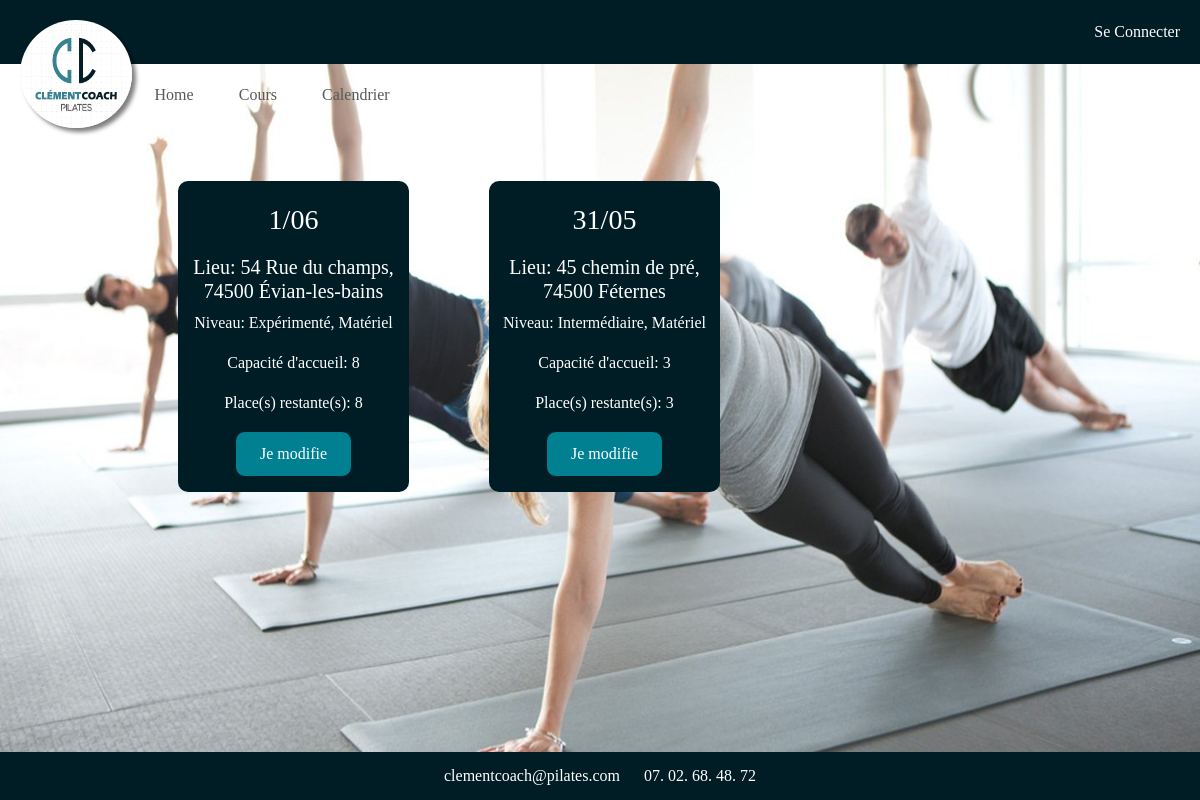
The app's page /admin.php with its own data.
### tables this page shows
CREATE TABLE `reservation` (
  `id` int(11) NOT NULL,
  `date` date NOT NULL,
  `hour` varchar(50) NOT NULL,
  `address` varchar(500) NOT NULL,
  `equipment` int(11) NOT NULL,
  `level` varchar(50) NOT NULL,
  `capacity` int(11) NOT NULL,
  `limitation` int(11) DEFAULT NULL
);

### Controller/ReservationController.php (called while the page is built, shortened)
<?php
require_once ('Model/Reservation.php');
class ReservationController {
    private $pdo;
    public function setPdo(PDO $pdo)
    {
        $this->pdo = $pdo;
        return $this;
    }
    public function getAll() : array
    {
        $reservations = [];
        $stmt = $this->pdo->query("SELECT * FROM `reservation`");
        $data = $stmt->fetchAll(PDO::FETCH_ASSOC);
        foreach($data as $reservation){
            $reservations[] = new Reservation($reservation);
        }
        return $reservations;
    }
}
?>

### Model/Reservation.php (called while the page is built, shortened)
<?php
class Reservation {
    private $date;
    private $address;
    private $equipment;
    private $level;
    private $capacity;
    private $limitation;
    public function hydrate(array $data){
        foreach ($data as $key =>$value){
            $method ="set".ucfirst($key);
        }
    }
    public function setId(int $id): self
    {
        return $this;
    }
    public function getDate()
    {
        return $this->date;
    }
    public function setDate(string $date): self
    {
        $this->date = $date;
        return $this;
    }
    public function setHour(string $hour): self
    {
        return $this;
    }
    public function getAddress(): string
    {
        return $this->address;
    }
    public function setAddress(string $address): self
    {
        $this->address = $address;
        return $this;
    }
    public function getEquipment(): int
    {
        return $this->equipment;
    }
    public function setEquipment(int $equipment): self
    {
        if ($equipment == 0 || $equipment == 1 ) {
            $this->equipment = $equipment;
        }
        return $this;
    }
    public function getLevel(): string
    {
        return $this->level;
    }
    public function setLevel(string $level): self
    {
        if ($level === 'débutant' || 'intermédiaire' || 'expérimenté') {
            $this->level = $level;
        }
        return $this;
    }
    public function getCapacity(): int
    {
        return $this->capacity;
    }
    public function setCapacity(int $capacity): self
    {
        if ($capacity > 0) {
            $this->capacity = $capacity;
        }
        return $this;
    }
    public function getLimitation(): int
    {
        return $this->limitation;
    }
    public function setLimitation(int $limitation): self
    {
        if ($limitation > 0) {
            $this->limitation = $limitation;
        }
        return $this;
    }
}
?>

### admin.php (the view, shortened to what this page needs)
<?php
require_once('Model/header.php');
require_once('Controller/ReservationController.php');
$reservationController = new reservationController();
$reservations = $reservationController->getAll();
?>
<div class="container-flex w-75 mx-auto">
    <div class="row">
        <?php foreach($reservations as $key => $reservation):
            $date = $reservation->getDate();
            $date = new DateTime($date);?>
            <form class="modal-col col-3" action="updateReservation.php" method="POST">
                <div class="text-center">
                    <h3><?= $date->format('j/m')?></h3>
                    <h5>Lieu: <?= $reservation->getAddress()?></h5>
                    <p>Niveau:
                        <?= ucfirst($reservation->getLevel())?>,
                        <?php
                        if ($reservation->getEquipment() === 1){
                            echo('Matériel');
                        } else {
                            echo('Sans matériel');
                        }?>
                    </p>
                    <p>Capacité d'accueil: <?= $reservation->getCapacity()?></p>
                    <p>Place(s) restante(s): <?= $reservation->getLimitation()?></p>
                    <button type="submit" class="button-custom px-4">Je modifie</button>
                </div>
            </form>
        <?php endforeach; ?>
    </div>
</div>
<?php
require_once ('Model/footer.php');
?>

### Model/header.php (shortened to what this page needs)
<!DOCTYPE html>
<html lang="fr">
<head>
    <link href="https://cdn.jsdelivr.net/npm/bootstrap@5.3.0-alpha3/dist/css/bootstrap.min.css" rel="stylesheet">
    <link rel="stylesheet" href="Assets/css/index.css">
</head>
<body>
    <header>
        <img class="logo" src='Assets/img/logo.png' alt="Logo"/>
<?php
   if($_SESSION["user"]){
        if($_SESSION["name"] === 'Admin' && $_SESSION["email"] === 'clementcoach@pilates.com'){
            echo ("<a href='logout.php'>Déconnexion</a>");
            echo ("<a href='admin.php'>Gérer mes créneaux</a>");
            echo ("<a href='newReservation.php'>Ajouter un nouveau créneau</a>");
            echo ("<a href='hostingProposition.php'>Propositions de créneau</a>");
        } else {
            echo ("<a href='logout.php'>Déconnexion</a>");
            $name = ucfirst($_SESSION['name']);
            echo ("<a href='userProfil.php'>Bienvenue $name</a>");
            $host = "<a href='welcomeCourse.php'>Accueillir un cours</a>";
        }
    } else {
        echo ("<a href='./connexion.php'>Se Connecter</a>");
    }
?>
    </header>
    <nav class="navbar">
        <ul>
            <li><a href="index.php">Home</a></li>
            <li><a href="Course.php">Cours</a></li>
            <li><a href="calendar.php">Calendrier</a></li>
        </ul>
    </nav>
    <main>

### Model/footer.php (shortened to what this page needs)
</main>
<footer>
    <p>07. 02. 68. 48. 72</p>
    <p><a href="mailto:clement@pilates.com" class="text-white text-decoration-none">clementcoach@pilates.com</a></p>
</footer>
</body>
</html>

### Assets/css/index.css (style rules this page uses)
body { width: 100vw; height: 100vh; background-image: url('../img/background.png'); background-size: cover; background-repeat: round; color: white; font-family: 'Dosis'; font-style: normal; font-weight: 400; font-size: 16px; }
main { min-height: 77vh; }
header, footer { background-color: #001D26; display: flex; flex-direction: row-reverse; align-items: center; }
header a, nav a { margin-right: 20px; text-decoration: none; color: inherit; }
header { height: 8vh; }
.logo { position: absolute; top: 0; left: 0px; width: 112px; height: 108px; margin: 20px; box-shadow: 4px 4px 4px rgba(0, 0, 0, 0.5); border-radius: 90%; }
.navbar ul { width: 100%; margin-left: 112px; color: #58595B; }
.navbar ul li { display: inline-flex; margin: 1%; }
footer { position: fixed; width: 100vw; height: 6vh; bottom: 0; justify-content: center; font-weight: 100; }
footer > p { margin: 1%; }
.button-custom { background-color: #008090; border: 1px solid #001D26; border-radius: 10px; padding: 10px; color: white; }
h3 { padding: 25px 7vw 10px; }
.modal-col { background-color: #001D26; border-radius: 10px; padding: 1vw; padding-bottom: 15px; margin: 40px; margin-bottom: 20px; }
.modal-col h3 { padding: 10px; }

### records on screen
reservation: date "1/06", address "54 Rue du champs, 74500 Évian-les-bains", level "Expérimenté", equipment "Matériel", capacity "8", limitation "8"
reservation: date "31/05", address "45 chemin de pré, 74500 Féternes", level "Intermédiaire", equipment "Matériel", capacity "3", limitation "3"
